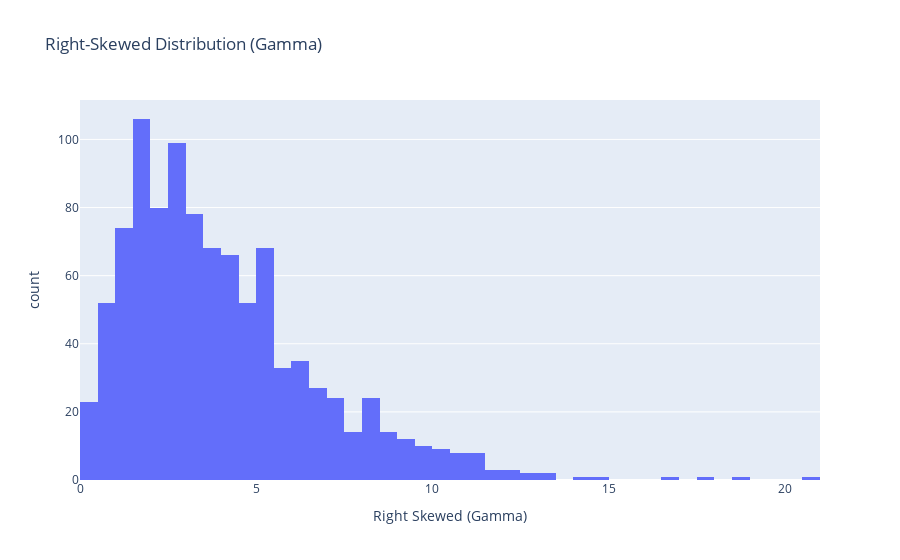
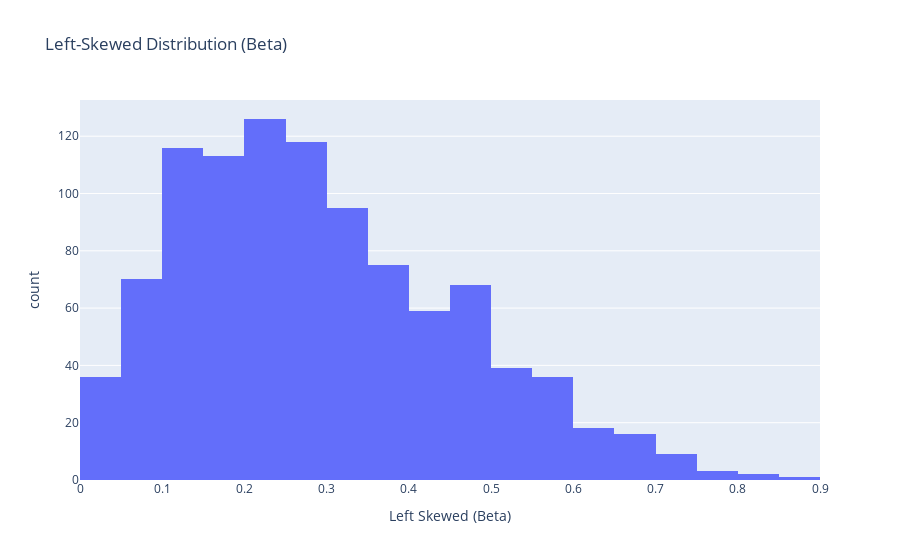

Notebook cell for these charts, in order:
### Markdown cell above
### I think in right skewness, mean is greater than median because the majority of data is distributed in the part where values are relatively smaller, and in left skewness, mean is less than median because the majority of data is distributed in the part where values are relatively bigger.

### Code cell
from scipy import stats
import pandas as pd
import numpy as np
import plotly.express as px

# Right-Skewed Distribution (Gamma Distribution)
sample_right_skew = stats.gamma(a=2, scale=2).rvs(size=1000)

# Left-Skewed Distribution (Beta Distribution)
# The Beta distribution with alpha > beta tends to be left-skewed
sample_left_skew = stats.beta(a=2, b=5).rvs(size=1000)

# Creating a DataFrame with both samples
df = pd.DataFrame({
    'Right Skewed (Gamma)': sample_right_skew,
    'Left Skewed (Beta)': sample_left_skew
})

# Plot histograms
fig_right_skew = px.histogram(df, x="Right Skewed (Gamma)", title="Right-Skewed Distribution (Gamma)")
fig_left_skew = px.histogram(df, x="Left Skewed (Beta)", title="Left-Skewed Distribution (Beta)")

# Show plots
fig_right_skew.show()
fig_left_skew.show()
fig.show(renderer="png")

### Figure 1 — Plotly figure (JSON) as saved in the notebook; plotly's stock layout.template omitted (floating-point values rounded to 4 significant figures; data arrays with more than 128 entries replaced by an {"elided": "..."} marker saying what was removed)
{"data": [{"alignmentgroup": "True", "bingroup": "x", "hovertemplate": "Right Skewed (Gamma)=%{x}<br>count=%{y}<extra></extra>", "legendgroup": "", "marker": {"color": "#636efa", "pattern": {"shape": ""}}, "name": "", "offsetgroup": "", "orientation": "v", "showlegend": false, "type": "histogram", "x": {"elided": "1000 float values"}, "xaxis": "x", "yaxis": "y"}], "layout": {"barmode": "relative", "legend": {"tracegroupgap": 0}, "title": {"text": "Right-Skewed Distribution (Gamma)"}, "xaxis": {"anchor": "y", "domain": [0, 1], "title": {"text": "Right Skewed (Gamma)"}}, "yaxis": {"anchor": "x", "domain": [0, 1], "title": {"text": "count"}}}}

### Figure 2 — Plotly figure (JSON) as saved in the notebook; plotly's stock layout.template omitted (floating-point values rounded to 4 significant figures; data arrays with more than 128 entries replaced by an {"elided": "..."} marker saying what was removed)
{"data": [{"alignmentgroup": "True", "bingroup": "x", "hovertemplate": "Left Skewed (Beta)=%{x}<br>count=%{y}<extra></extra>", "legendgroup": "", "marker": {"color": "#636efa", "pattern": {"shape": ""}}, "name": "", "offsetgroup": "", "orientation": "v", "showlegend": false, "type": "histogram", "x": {"elided": "1000 float values"}, "xaxis": "x", "yaxis": "y"}], "layout": {"barmode": "relative", "legend": {"tracegroupgap": 0}, "title": {"text": "Left-Skewed Distribution (Beta)"}, "xaxis": {"anchor": "y", "domain": [0, 1], "title": {"text": "Left Skewed (Beta)"}}, "yaxis": {"anchor": "x", "domain": [0, 1], "title": {"text": "count"}}}}
